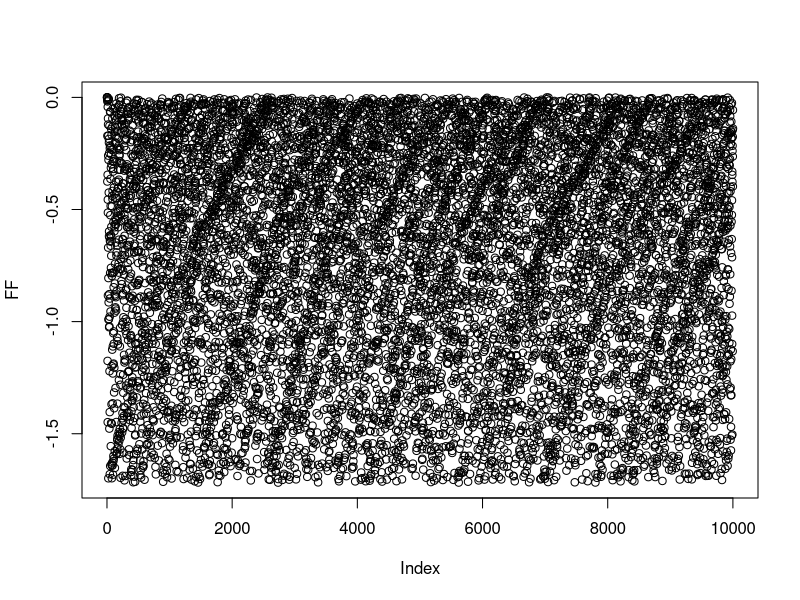
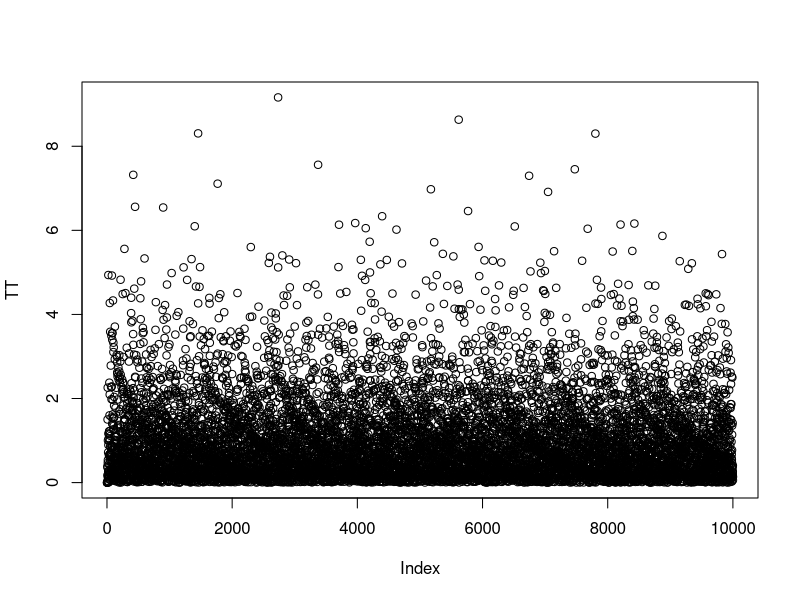
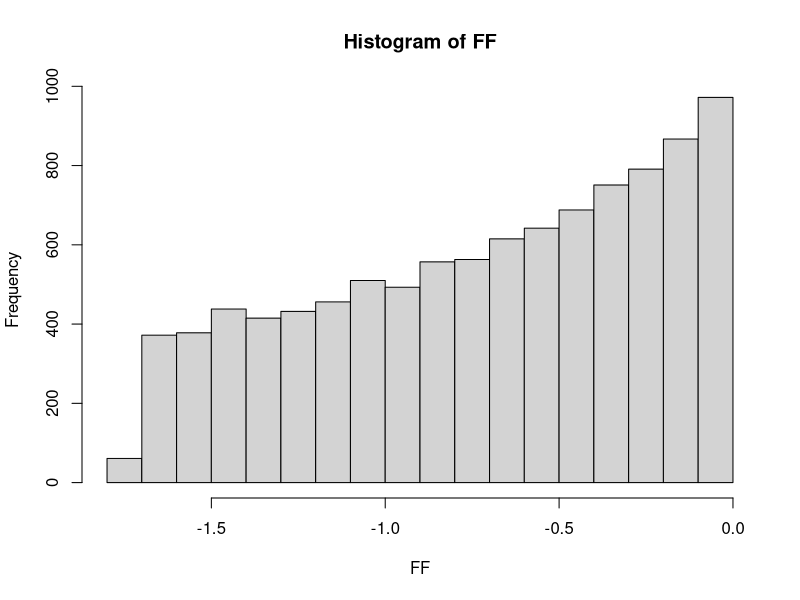

Generate these figures, in order, with R:
# Øvelse 3

# Generate U
N.iter = 10000
X = vector('numeric', N.iter)
U = vector('numeric', N.iter)
M = 10^8
a = 57
c = 1
X[1]=3
for ( i in 1:N.iter){
  X[i+1]=(a*X[i]+c)%%M
  U[i+1]=X[i]/M
}

lambda = 1

# Eksponential fordeling?
FF = 1-exp(lambda*U)

# Invers funktion
TT = -1/lambda*log(1-U)

plot(FF)
plot(TT)
hist(FF)

#Pareto
